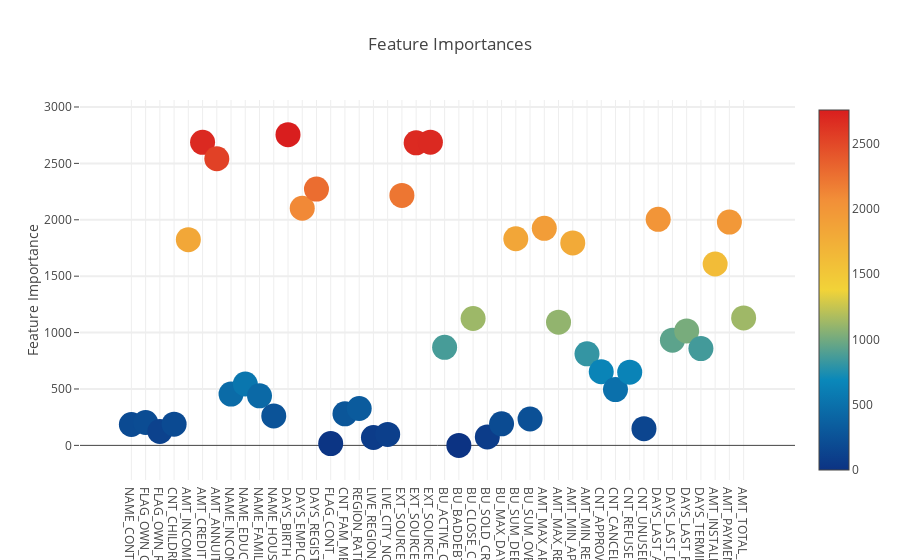

The cell this chart's notebook holds for it:
### Code cell
trace = go.Scatter(
    y = gbm.feature_importances_,
    x = x_train.columns.values,
    mode='markers',
    marker=dict(
        sizemode = 'diameter',
        sizeref = 1,
        size = 25,
        color = gbm.feature_importances_,
        colorscale='Portland',
        showscale=True
    ),
    text = x_train.columns.values,
    name = 'LGBM'
)
layout = go.Layout(
        autosize=True,
        title =  'Feature Importances',
        hovermode = 'closest',
        yaxis = dict(
            title = 'Feature Importance',
            ticklen = 5,
            gridwidth = 2
        ),
        showlegend = False
    )
fig = go.Figure(data = [trace],layout = layout)
py.iplot(fig,filename='scatter')

### Figure 1 — Plotly figure (JSON) as saved in the notebook; plotly's stock layout.template omitted (floating-point values rounded to 4 significant figures)
{"data": [{"marker": {"color": [185, 203, 123, 188, 1824, 2687, 2541, 455, 544, 439, 261, 2755, 2102, 2272, 16, 280, 327, 70, 97, 2216, 2682, 2688, 869, 0, 1125, 75, 191, 1832, 234, 1924, 1092, 1795, 812, 653, 495, 649, 148, 2004, 933, 1015, 858, 1608, 1980, 1130], "colorscale": "Portland", "showscale": true, "size": 25, "sizemode": "diameter", "sizeref": 1}, "mode": "markers", "name": "LGBM", "text": ["NAME_CONTRACT_TYPE", "FLAG_OWN_CAR", "FLAG_OWN_REALTY", "CNT_CHILDREN", "AMT_INCOME_TOTAL", "AMT_CREDIT", "AMT_ANNUITY", "NAME_INCOME_TYPE", "NAME_EDUCATION_TYPE", "NAME_FAMILY_STATUS", "NAME_HOUSING_TYPE", "DAYS_BIRTH", "DAYS_EMPLOYED", "DAYS_REGISTRATION", "FLAG_CONT_MOBILE", "CNT_FAM_MEMBERS", "REGION_RATING_CLIENT_W_CITY", "LIVE_REGION_NOT_WORK_REGION", "LIVE_CITY_NOT_WORK_CITY", "EXT_SOURCE_1", "EXT_SOURCE_2", "EXT_SOURCE_3", "BU_ACTIVE_CREDIT", "BU_BADDEBT_CREDIT", "BU_CLOSE_CREDIT", "BU_SOLD_CREDIT", "BU_MAX_DAY_OVERDUE", "BU_SUM_DEBT", "BU_SUM_OVERDUE", "AMT_MAX_APPROVED", "AMT_MAX_REFUSED", "AMT_MIN_APPROVED", "AMT_MIN_REFUSED", "CNT_APPROVED", "CNT_CANCELED", "CNT_REFUSED", "CNT_UNUSED", "DAYS_LAST_APPROVED", "DAYS_LAST_DUE", "DAYS_LAST_REFUSED", "DAYS_TERMINATION", "AMT_INSTALMENT", "AMT_PAYMENT", "AMT_TOTAL_RECEIVABLE"], "type": "scatter", "x": ["NAME_CONTRACT_TYPE", "FLAG_OWN_CAR", "FLAG_OWN_REALTY", "CNT_CHILDREN", "AMT_INCOME_TOTAL", "AMT_CREDIT", "AMT_ANNUITY", "NAME_INCOME_TYPE", "NAME_EDUCATION_TYPE", "NAME_FAMILY_STATUS", "NAME_HOUSING_TYPE", "DAYS_BIRTH", "DAYS_EMPLOYED", "DAYS_REGISTRATION", "FLAG_CONT_MOBILE", "CNT_FAM_MEMBERS", "REGION_RATING_CLIENT_W_CITY", "LIVE_REGION_NOT_WORK_REGION", "LIVE_CITY_NOT_WORK_CITY", "EXT_SOURCE_1", "EXT_SOURCE_2", "EXT_SOURCE_3", "BU_ACTIVE_CREDIT", "BU_BADDEBT_CREDIT", "BU_CLOSE_CREDIT", "BU_SOLD_CREDIT", "BU_MAX_DAY_OVERDUE", "BU_SUM_DEBT", "BU_SUM_OVERDUE", "AMT_MAX_APPROVED", "AMT_MAX_REFUSED", "AMT_MIN_APPROVED", "AMT_MIN_REFUSED", "CNT_APPROVED", "CNT_CANCELED", "CNT_REFUSED", "CNT_UNUSED", "DAYS_LAST_APPROVED", "DAYS_LAST_DUE", "DAYS_LAST_REFUSED", "DAYS_TERMINATION", "AMT_INSTALMENT", "AMT_PAYMENT", "AMT_TOTAL_RECEIVABLE"], "y": [185, 203, 123, 188, 1824, 2687, 2541, 455, 544, 439, 261, 2755, 2102, 2272, 16, 280, 327, 70, 97, 2216, 2682, 2688, 869, 0, 1125, 75, 191, 1832, 234, 1924, 1092, 1795, 812, 653, 495, 649, 148, 2004, 933, 1015, 858, 1608, 1980, 1130]}], "layout": {"autosize": true, "hovermode": "closest", "showlegend": false, "title": "Feature Importances", "yaxis": {"gridwidth": 2, "ticklen": 5, "title": "Feature Importance"}}}
